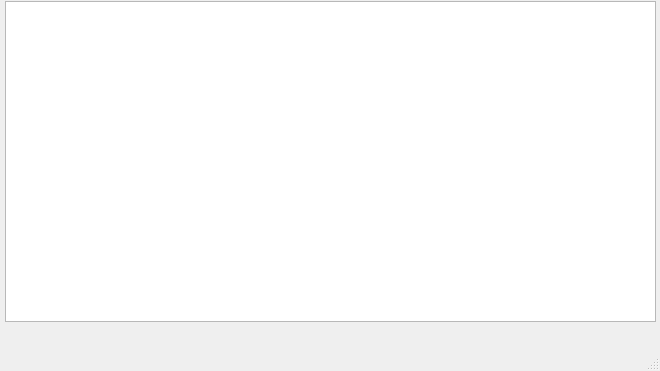
<?xml version="1.0" encoding="UTF-8"?>
<ui version="4.0">
 <class>MainWindow</class>
 <widget class="QMainWindow" name="MainWindow">
  <property name="geometry">
   <rect>
    <x>0</x>
    <y>0</y>
    <width>660</width>
    <height>371</height>
   </rect>
  </property>
  <property name="windowTitle">
   <string>Coffee</string>
  </property>
  <widget class="QWidget" name="centralwidget">
   <widget class="QTableWidget" name="tableWidget">
    <property name="geometry">
     <rect>
      <x>5</x>
      <y>1</y>
      <width>651</width>
      <height>321</height>
     </rect>
    </property>
   </widget>
  </widget>
  <widget class="QMenuBar" name="menubar">
   <property name="geometry">
    <rect>
     <x>0</x>
     <y>0</y>
     <width>660</width>
     <height>21</height>
    </rect>
   </property>
  </widget>
  <widget class="QStatusBar" name="statusbar"/>
 </widget>
 <resources/>
 <connections/>
</ui>
